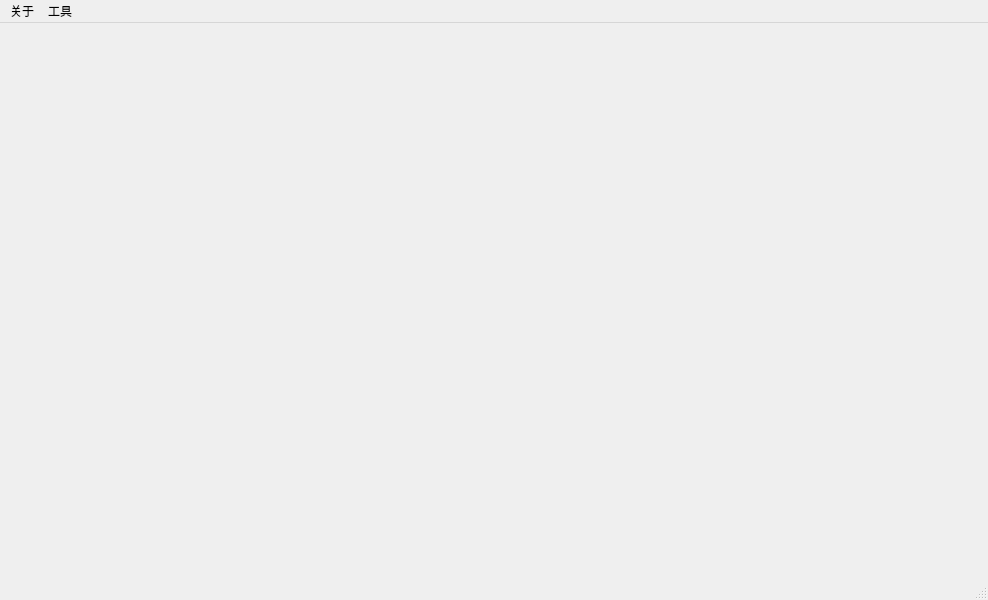
<?xml version="1.0" encoding="UTF-8"?>
<ui version="4.0">
 <class>MainWorkbench</class>
 <widget class="QMainWindow" name="MainWorkbench">
  <property name="geometry">
   <rect>
    <x>0</x>
    <y>0</y>
    <width>988</width>
    <height>600</height>
   </rect>
  </property>
  <widget class="QWidget" name="centralwidget"/>
  <widget class="QMenuBar" name="menubar">
   <property name="geometry">
    <rect>
     <x>0</x>
     <y>0</y>
     <width>988</width>
     <height>17</height>
    </rect>
   </property>
   <widget class="QMenu" name="menu">
    <property name="title">
     <string>关于</string>
    </property>
   </widget>
   <widget class="QMenu" name="menu_2">
    <property name="title">
     <string>工具</string>
    </property>
   </widget>
   <addaction name="menu"/>
   <addaction name="menu_2"/>
  </widget>
  <widget class="QStatusBar" name="statusbar"/>
 </widget>
 <resources/>
 <connections/>
</ui>
